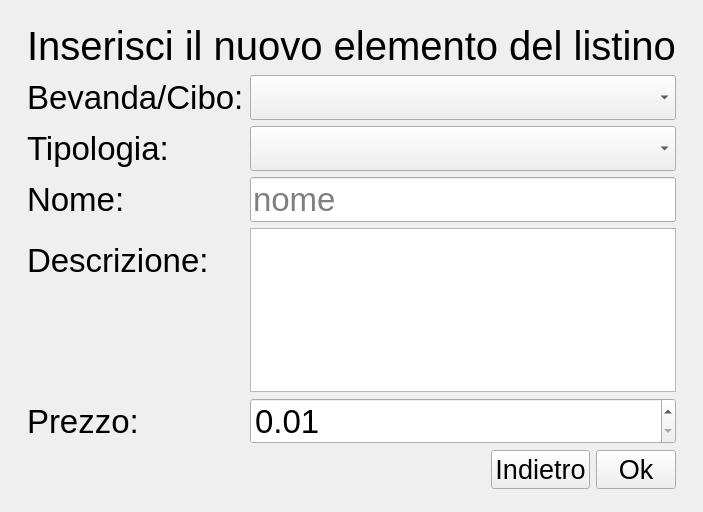
<?xml version="1.0" encoding="UTF-8"?>
<ui version="4.0">
 <class>AddListItemView</class>
 <widget class="QWidget" name="AddListItemView">
  <property name="geometry">
   <rect>
    <x>0</x>
    <y>0</y>
    <width>703</width>
    <height>512</height>
   </rect>
  </property>
  <property name="font">
   <font>
    <pointsize>25</pointsize>
   </font>
  </property>
  <property name="windowTitle">
   <string>Form</string>
  </property>
  <layout class="QGridLayout" name="gridLayout">
   <item row="2" column="1">
    <spacer name="verticalSpacer_2">
     <property name="orientation">
      <enum>Qt::Vertical</enum>
     </property>
     <property name="sizeHint" stdset="0">
      <size>
       <width>20</width>
       <height>40</height>
      </size>
     </property>
    </spacer>
   </item>
   <item row="1" column="1">
    <layout class="QVBoxLayout" name="verticalLayout">
     <item>
      <widget class="QLabel" name="label_6">
       <property name="font">
        <font>
         <pointsize>30</pointsize>
        </font>
       </property>
       <property name="text">
        <string>Inserisci il nuovo elemento del listino</string>
       </property>
      </widget>
     </item>
     <item>
      <layout class="QFormLayout" name="formLayout">
       <item row="2" column="0">
        <widget class="QLabel" name="label_2">
         <property name="text">
          <string>Tipologia:</string>
         </property>
        </widget>
       </item>
       <item row="2" column="1">
        <widget class="QComboBox" name="type"/>
       </item>
       <item row="3" column="0">
        <widget class="QLabel" name="label_3">
         <property name="text">
          <string>Nome:</string>
         </property>
        </widget>
       </item>
       <item row="3" column="1">
        <widget class="QLineEdit" name="name">
         <property name="placeholderText">
          <string>nome</string>
         </property>
        </widget>
       </item>
       <item row="4" column="0">
        <widget class="QLabel" name="label_4">
         <property name="text">
          <string>Descrizione:</string>
         </property>
        </widget>
       </item>
       <item row="1" column="1">
        <widget class="QComboBox" name="foodOrDrink"/>
       </item>
       <item row="4" column="1">
        <widget class="QTextEdit" name="description"/>
       </item>
       <item row="1" column="0">
        <widget class="QLabel" name="label">
         <property name="text">
          <string>Bevanda/Cibo:</string>
         </property>
        </widget>
       </item>
       <item row="5" column="0">
        <widget class="QLabel" name="label_5">
         <property name="text">
          <string>Prezzo:</string>
         </property>
        </widget>
       </item>
       <item row="5" column="1">
        <widget class="QDoubleSpinBox" name="price">
         <property name="minimum">
          <double>0.010000000000000</double>
         </property>
        </widget>
       </item>
      </layout>
     </item>
     <item>
      <layout class="QHBoxLayout" name="horizontalLayout">
       <item>
        <spacer name="horizontalSpacer">
         <property name="orientation">
          <enum>Qt::Horizontal</enum>
         </property>
         <property name="sizeHint" stdset="0">
          <size>
           <width>40</width>
           <height>20</height>
          </size>
         </property>
        </spacer>
       </item>
       <item>
        <widget class="QPushButton" name="back">
         <property name="font">
          <font>
           <pointsize>20</pointsize>
          </font>
         </property>
         <property name="text">
          <string>Indietro</string>
         </property>
        </widget>
       </item>
       <item>
        <widget class="QPushButton" name="add">
         <property name="font">
          <font>
           <pointsize>20</pointsize>
          </font>
         </property>
         <property name="text">
          <string>Ok</string>
         </property>
        </widget>
       </item>
      </layout>
     </item>
    </layout>
   </item>
   <item row="1" column="2">
    <spacer name="horizontalSpacer_2">
     <property name="orientation">
      <enum>Qt::Horizontal</enum>
     </property>
     <property name="sizeHint" stdset="0">
      <size>
       <width>40</width>
       <height>20</height>
      </size>
     </property>
    </spacer>
   </item>
   <item row="0" column="1">
    <spacer name="verticalSpacer">
     <property name="orientation">
      <enum>Qt::Vertical</enum>
     </property>
     <property name="sizeHint" stdset="0">
      <size>
       <width>20</width>
       <height>40</height>
      </size>
     </property>
    </spacer>
   </item>
   <item row="1" column="0">
    <spacer name="horizontalSpacer_3">
     <property name="orientation">
      <enum>Qt::Horizontal</enum>
     </property>
     <property name="sizeHint" stdset="0">
      <size>
       <width>40</width>
       <height>20</height>
      </size>
     </property>
    </spacer>
   </item>
  </layout>
 </widget>
 <tabstops>
  <tabstop>foodOrDrink</tabstop>
  <tabstop>type</tabstop>
  <tabstop>name</tabstop>
  <tabstop>description</tabstop>
  <tabstop>back</tabstop>
  <tabstop>price</tabstop>
  <tabstop>add</tabstop>
 </tabstops>
 <resources/>
 <connections/>
</ui>
